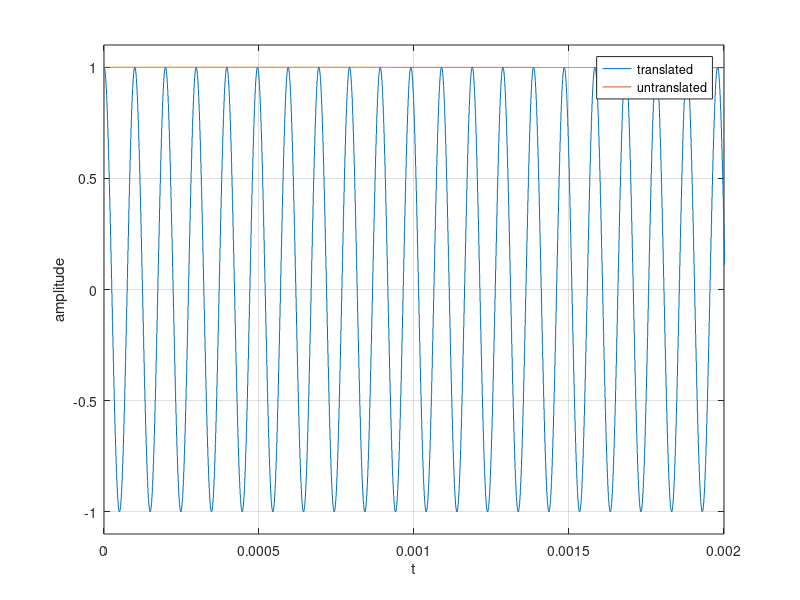

Recreate this plot in MATLAB.
%starting signal%
signal_in = @(t,phi) cos(500*2*pi.*t + phi);
t = 0:.00001:.025-.00001;
phi = 0;
plot(t,signal_in(t,phi))
%now lets translate it%
trans_sig = zeros(1,length(t));
count = -1;
for i = 1:length(t)
    count = count + 1;
    if count == 10
        phi = phi + pi/100;
        count = 0;
    end
    trans_sig(i) = signal_in(t(i),phi);
end
plot(t,trans_sig)
hold on;
plot(t,signal_in(t,0))
xlabel('t');
ylabel('amplitude');
grid on;
legend('translated','untranslated')
axis([0, .02, -1.1, 1.1])

%with input omega%

hold off;
fr = input('enter input signal freq in Hz:  ');
fo = 10105;
ft = fo - fr;
%this is how much shifting i need%
necessary_shift = fr - ft;
time_req = round(10^6/necessary_shift);

phi = 0;
t = 0:.0000001:.025-.0000001;
signal_in = @(t,phi) cos(fr*2*pi.*t + phi);
trans_sig = zeros(1,length(t));
count = -1;
for i = 1:length(t)
    count = count + 1;
    if count == 10
        phi = phi - (2*pi)/time_req;
        count = 0;
    end
    trans_sig(i) = signal_in(t(i),phi);
end
plot(t,trans_sig)
hold on;
plot(t,signal_in(t,0))
xlabel('t');
ylabel('amplitude');
grid on;
legend('translated','untranslated')
axis([0, .002, -1.1, 1.1])